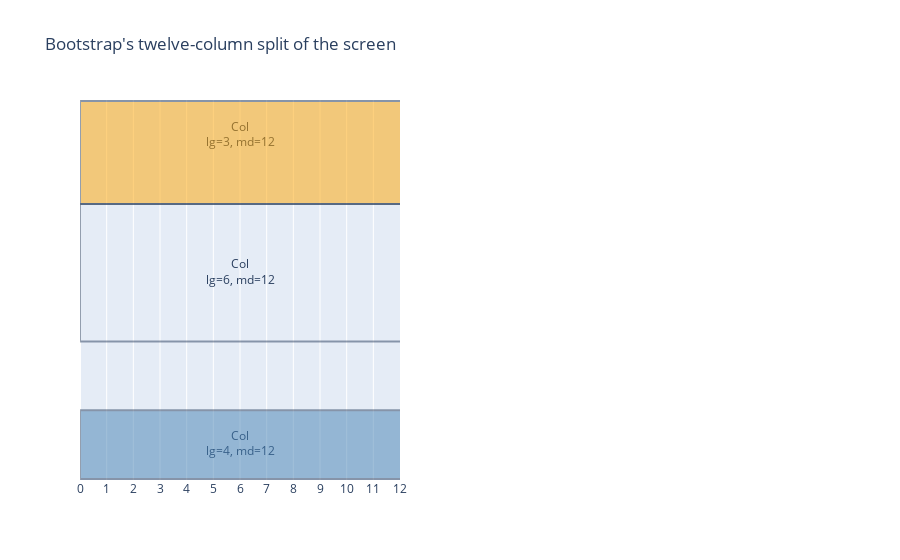

Write notebook code for a chart like this one.
### Markdown cell above
## Bootstrap - variable column widths based on screen size

### Code cell
fig = go.Figure()

fig.add_shape(type='rect', x0=0, x1=13, y0=10, y1=13, fillcolor='orange', opacity=0.5)
fig.add_scatter(x=[6], y=[12], mode='text', text='Col<br>lg=3, md=12')


fig.add_shape(type='rect', x0=0, x1=13, y0=6, y1=10, opacity=0.5)
fig.add_scatter(x=[6], y=[8], mode='text', text='Col<br>lg=6, md=12')

fig.add_shape(type='rect', x0=0, x1=13, y0=2, y1=4, fillcolor='steelblue', opacity=0.5)
fig.add_scatter(x=[6], y=[3], mode='text', text='Col<br>lg=4, md=12')

fig.layout.xaxis.tickvals = list(range(0, 13))
fig.layout.yaxis.tickvals = []
fig.layout.xaxis.range = [0, 12]
fig.layout.showlegend = False
fig.layout.title = 'Bootstrap\'s twelve-column split of the screen'
fig.layout.margin.r = 500

fig

### Figure 1 — Plotly figure (JSON) as saved in the notebook; plotly's stock layout.template omitted (floating-point values rounded to 4 significant figures)
{"data": [{"mode": "text", "text": "Col<br>lg=3, md=12", "x": [6], "y": [12], "type": "scatter"}, {"mode": "text", "text": "Col<br>lg=6, md=12", "x": [6], "y": [8], "type": "scatter"}, {"mode": "text", "text": "Col<br>lg=4, md=12", "x": [6], "y": [3], "type": "scatter"}], "layout": {"shapes": [{"fillcolor": "orange", "opacity": 0.5, "type": "rect", "x0": 0, "x1": 13, "y0": 10, "y1": 13}, {"opacity": 0.5, "type": "rect", "x0": 0, "x1": 13, "y0": 6, "y1": 10}, {"fillcolor": "steelblue", "opacity": 0.5, "type": "rect", "x0": 0, "x1": 13, "y0": 2, "y1": 4}], "xaxis": {"tickvals": [0, 1, 2, 3, 4, 5, 6, 7, 8, 9, 10, 11, 12], "range": [0, 12]}, "yaxis": {"tickvals": []}, "showlegend": false, "title": {"text": "Bootstrap's twelve-column split of the screen"}, "margin": {"r": 500}}}
